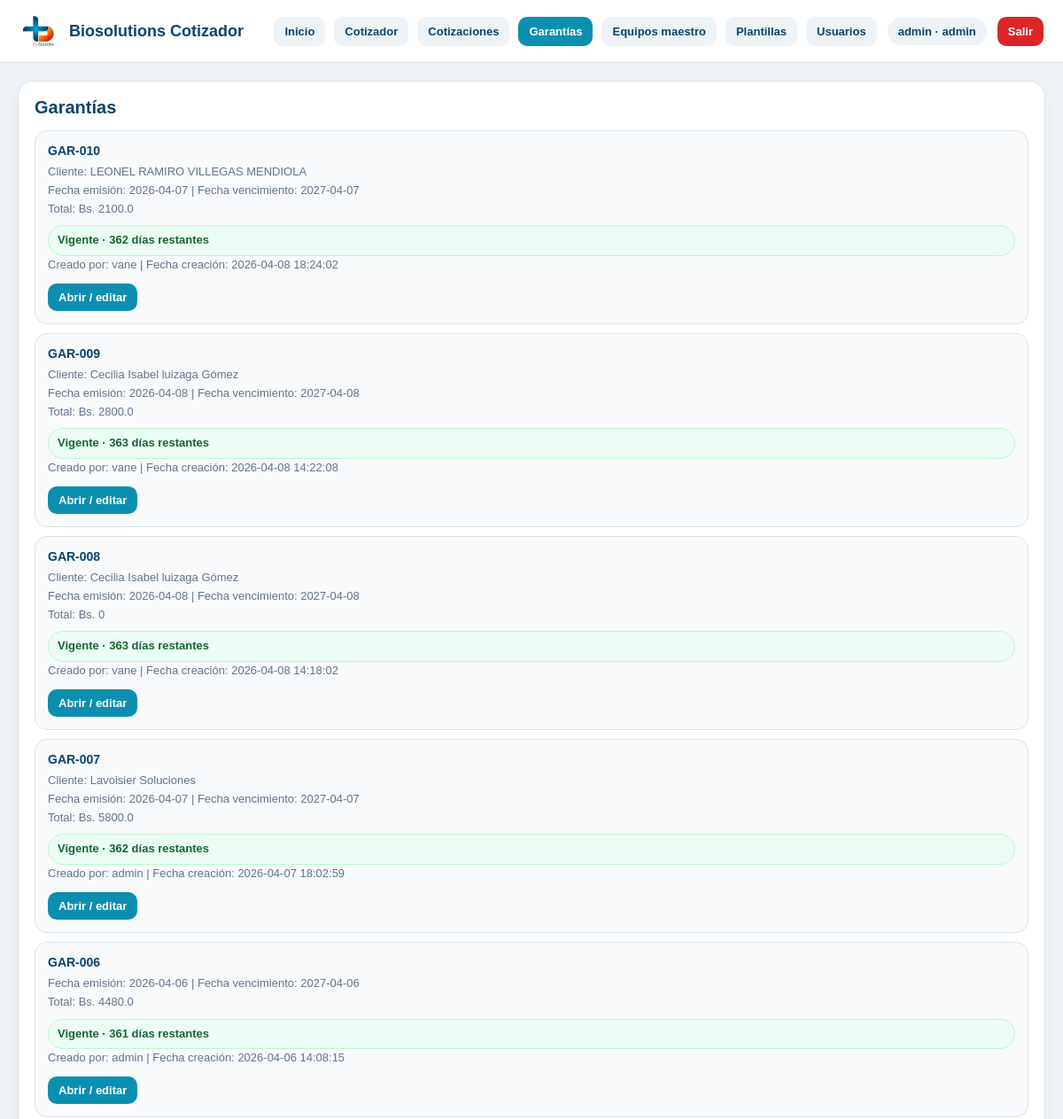
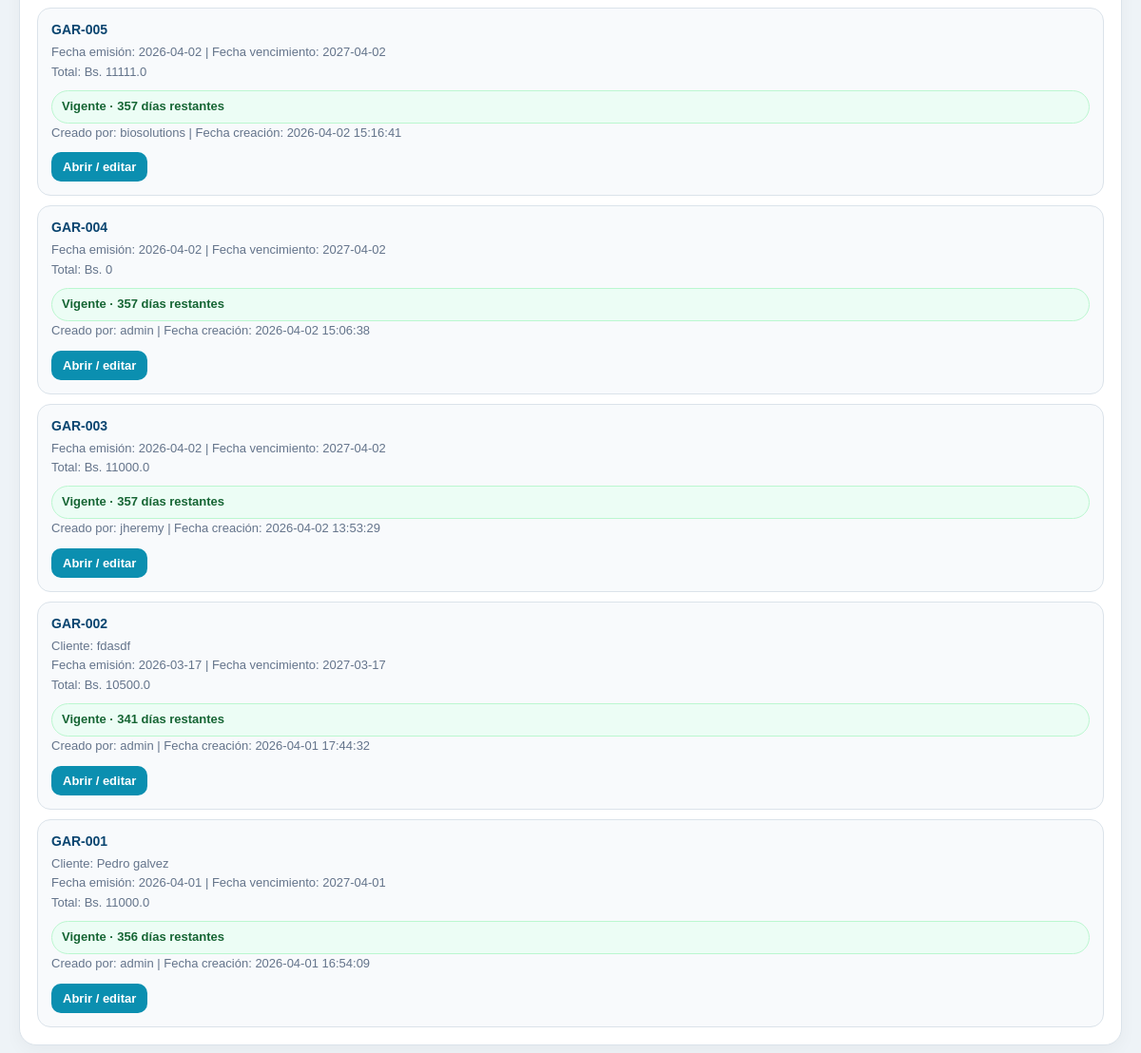
The page /garantias (signed in) on the database its author committed (2 pictures, top to bottom).
### tables this page shows
CREATE TABLE usuarios (
    id INTEGER PRIMARY KEY AUTOINCREMENT,
    username TEXT NOT NULL UNIQUE,
    password_hash TEXT NOT NULL,
    nombre TEXT,
    rol TEXT NOT NULL DEFAULT 'editor',
    activo INTEGER NOT NULL DEFAULT 1,
    creado_en TEXT NOT NULL DEFAULT CURRENT_TIMESTAMP
);

CREATE TABLE garantias (
            id INTEGER PRIMARY KEY AUTOINCREMENT,
            cotizacion_id INTEGER NOT NULL,
            numero_garantia TEXT,
            fecha_emision TEXT,
            fecha_vencimiento TEXT,
            cliente_nombre TEXT,
            cliente_documento TEXT,
            texto_garantia TEXT,
            total REAL DEFAULT 0,
            payload_json TEXT,
            creado_por_user_id INTEGER,
            actualizado_por_user_id INTEGER,
            creado_en TEXT DEFAULT CURRENT_TIMESTAMP,
            actualizado_en TEXT DEFAULT CURRENT_TIMESTAMP
        );

### app.py (the view)
@app.route("/garantias")
@login_required
def garantias_page():
    conn = get_db_connection()
    ensure_auth_schema(conn)
    garantias_rows = conn.execute("""
        SELECT
            g.*,
            c.numero AS cotizacion_numero,
            uc.username AS creado_por_username,
            ua.username AS actualizado_por_username
        FROM garantias g
        LEFT JOIN cotizaciones c ON c.id = g.cotizacion_id
        LEFT JOIN usuarios uc ON uc.id = g.creado_por_user_id
        LEFT JOIN usuarios ua ON ua.id = g.actualizado_por_user_id
        ORDER BY g.id DESC
    """).fetchall()
    garantias = []
    for row in garantias_rows:
        item = dict(row)
        item["estado_calculado"] = get_garantia_status(row["fecha_vencimiento"])
        item["dias_restantes"] = get_garantia_days_remaining(row["fecha_vencimiento"])
        garantias.append(item)
    conn.close()
    return render_template("garantias.html", garantias=garantias, active_page="garantias")

### app.py (called while the page is built)
def get_db_connection():
    conn = sqlite3.connect(DB_PATH, timeout=10)
    conn.row_factory = sqlite3.Row
    return conn

def ensure_payload_json_column(conn):
    columns = conn.execute("PRAGMA table_info(cotizaciones)").fetchall()
    column_names = [col["name"] for col in columns]
    if "payload_json" not in column_names:
        conn.execute("ALTER TABLE cotizaciones ADD COLUMN payload_json TEXT")
        conn.commit()

def ensure_users_table(conn):
    conn.execute("""
        CREATE TABLE IF NOT EXISTS usuarios (
            id INTEGER PRIMARY KEY AUTOINCREMENT,
            username TEXT NOT NULL UNIQUE,
            password_hash TEXT NOT NULL,
            nombre TEXT,
            rol TEXT NOT NULL DEFAULT 'editor',
            activo INTEGER NOT NULL DEFAULT 1,
            creado_en TEXT NOT NULL DEFAULT CURRENT_TIMESTAMP
        )
    """)
    conn.commit()

def ensure_cotizacion_documental_column(conn):
    columns = conn.execute("PRAGMA table_info(cotizaciones)").fetchall()
    column_names = [col["name"] for col in columns]
    if "estado_documental" not in column_names:
        conn.execute("ALTER TABLE cotizaciones ADD COLUMN estado_documental TEXT DEFAULT 'borrador'")
        conn.commit()

def ensure_cotizaciones_audit_columns(conn):
    columns = conn.execute("PRAGMA table_info(cotizaciones)").fetchall()
    column_names = [col["name"] for col in columns]
    if "creado_por_user_id" not in column_names:
        conn.execute("ALTER TABLE cotizaciones ADD COLUMN creado_por_user_id INTEGER")
    if "actualizado_por_user_id" not in column_names:
        conn.execute("ALTER TABLE cotizaciones ADD COLUMN actualizado_por_user_id INTEGER")
    if "creado_en" not in column_names:
        conn.execute("ALTER TABLE cotizaciones ADD COLUMN creado_en TEXT")
    if "actualizado_en" not in column_names:
        conn.execute("ALTER TABLE cotizaciones ADD COLUMN actualizado_en TEXT")
    conn.commit()

def ensure_documentos_schema(conn):
    ensure_payload_json_column(conn)
    ensure_cotizaciones_audit_columns(conn)
    ensure_cotizacion_documental_column(conn)
    ensure_entregas_table(conn)
    ensure_garantias_table(conn)

def ensure_auth_schema(conn):
    ensure_users_table(conn)
    ensure_documentos_schema(conn)

def login_required(view_func):
    @wraps(view_func)
    def wrapper(*args, **kwargs):
        if not session.get("user_id"):
            return redirect(url_for("login", next=request.path))
        return view_func(*args, **kwargs)
    return wrapper

### templates/garantias.html (shortened to what this page needs)
{% extends "base.html" %}
{% block content %}
<section class="page-card">
  <h2>Garantías</h2>
  {% if garantias %}
    <div class="lib-list">
      {% for g in garantias %}
        <div class="lib-card">
          <strong>{{ g["numero_garantia"] or "Sin número" }}</strong>
          <span>
            {% if g["cliente_nombre"] %}Cliente: {{ g["cliente_nombre"] }}{% endif %}
          </span>
          <span>
            {% if g["fecha_emision"] %}Fecha emisión: {{ g["fecha_emision"] }}{% endif %}
            {% if g["fecha_vencimiento"] %} | Fecha vencimiento: {{ g["fecha_vencimiento"] }}{% endif %}
          </span>
          <span>
            Total: Bs. {{ g["total"] or 0 }}
          </span>
          {% if g["estado_calculado"] == "vigente" %}
            <span class="status-chip vigente">Vigente{% if g["dias_restantes"] is not none %} · {{ g["dias_restantes"] }} días restantes{% endif %}</span>
          {% elif g["estado_calculado"] == "proxima_a_vencer" %}
            <span class="status-chip proxima">Próxima a vencer{% if g["dias_restantes"] is not none %} · {{ g["dias_restantes"] }} días restantes{% endif %}</span>
          {% elif g["estado_calculado"] == "vencida" %}
            <span class="status-chip vencida">Vencida{% if g["dias_restantes"] is not none %} · {{ g["dias_restantes"]|abs }} días{% endif %}</span>
          {% else %}
            <span class="status-chip">Sin fecha</span>
          {% endif %}
           <span>
            Creado por: {{ g["creado_por_username"] or "N/D" }}
            {% if g["creado_en"] %} | Fecha creación: {{ g["creado_en"] }}{% endif %}
          </span>
          <div class="actions">
            <a href="{{ url_for('garantia_detail_page', garantia_id=g['id']) }}">Abrir / editar</a>
          </div>
        </div>
      {% endfor %}
    </div>
  {% else %}
    <p class="tiny-note">Todavía no hay garantías generadas.</p>
  {% endif %}
</section>
{% endblock %}

### templates/base.html (shortened to what this page needs)
<!DOCTYPE html>
<html lang="es">
<head>
  <link rel="stylesheet" href="{{ url_for('static', filename='styles.css') }}?v=7" />
</head>
<body>
  <header class="topbar">
    <div class="topbar-left">
      <img src="{{ url_for('static', filename='logo_biosolutions.png') }}" alt="BioSolutions" class="topbar-logo">
      <div class="topbar-title">Biosolutions Cotizador</div>
    </div>
    <div class="topbar-right">
      <nav class="nav-links">
        <a href="{{ url_for('dashboard') }}" class="{% if active_page == 'inicio' %}active{% endif %}">Inicio</a>
         {% if current_role in ['admin', 'editor', 'visor'] %}
          <a href="{{ url_for('cotizador') }}" class="{% if active_page == 'cotizador' %}active{% endif %}">Cotizador</a>
          <a href="{{ url_for('cotizaciones_page') }}" class="{% if active_page == 'cotizaciones' %}active{% endif %}">Cotizaciones</a>
          <a href="{{ url_for('garantias_page') }}" class="{% if active_page == 'garantias' %}active{% endif %}">Garantías</a>
        {% endif %}
        {% if current_role in ['admin', 'editor', 'visor'] %}
          <a href="{{ url_for('equipos_page') }}" class="{% if active_page == 'equipos' %}active{% endif %}">Equipos maestro</a>
          <a href="{{ url_for('plantillas_page') }}" class="{% if active_page == 'plantillas' %}active{% endif %}">Plantillas</a>
        {% endif %}
        {% if current_role == 'admin' %}
          <a href="{{ url_for('usuarios_page') }}" class="{% if active_page == 'usuarios' %}active{% endif %}">Usuarios</a>
        {% endif %}
      </nav>
      {% if current_user %}
        <div class="user-chip">
          {{ current_user["username"] }} · {{ current_user["rol"] }}
        </div>
        <a href="{{ url_for('logout') }}" class="logout-link">Salir</a>
      {% endif %}
    </div>
  </header>
  <main class="page-shell">
    {% block content %}{% endblock %}
  </main>
</body>
</html>

### static/styles.css (style rules this page uses)
:root { --primary:#0b8fb0; --primary-dark:#0a4570; --accent:#f47c20; --text:#1f2937; --muted:#6b7280; --line:#dbe3ea; --soft:#f7fafc; --panel:#ffffff; --bg:#eef3f7; --danger:#dc2626; }
* { box-sizing:border-box }
body { margin:0; font-family:Arial, Helvetica, sans-serif; background:var(--bg); color:var(--text); }

### templates/base.html (style rules this page uses)
.topbar { display:flex; justify-content:space-between; align-items:center; gap:16px; padding:14px 22px; background:#fff; border-bottom:1px solid #dbe3ea; position:sticky; top:0; z-index:20; }
.topbar-left { display:flex; align-items:center; gap:14px; }
.topbar-logo { height:42px; width:auto; display:block; }
.topbar-title { font-size:18px; font-weight:800; color:#0a4570; }
.nav-links { display:flex; flex-wrap:wrap; gap:10px; }
.nav-links a { text-decoration:none; padding:9px 12px; border-radius:10px; background:#eef3f7; color:#0a4570; font-weight:700; font-size:13px; }
.nav-links a.active { background:#0b8fb0; color:#fff; }
.topbar-right { display:flex; align-items:center; gap:12px; flex-wrap:wrap; }
.user-chip { display:inline-flex; align-items:center; gap:8px; background:#eef3f7; color:#0a4570; border-radius:999px; padding:8px 12px; font-size:13px; font-weight:700; }
.logout-link { text-decoration:none; background:#dc2626; color:#fff; padding:9px 12px; border-radius:10px; font-size:13px; font-weight:700; }
.page-shell { padding:20px; }

### templates/garantias.html (style rules this page uses)
.page-card { background:#fff; border:1px solid #dbe3ea; border-radius:18px; padding:18px; box-shadow:0 6px 18px rgba(0,0,0,.04); }
.page-card h2 { margin:0 0 14px; color:#0a4570; font-size:20px; }
.lib-list { display:grid; gap:10px; }
.lib-card { border:1px solid #dbe3ea; border-radius:14px; padding:14px; background:#f8fafc; }
.lib-card strong { display:block; margin-bottom:6px; color:#0a4570; font-size:14px; }
.lib-card span { display:block; font-size:13px; color:#64748b; line-height:1.6; }
.status-chip { display:inline-flex; align-items:center; gap:6px; border-radius:999px; padding:6px 10px; font-size:12px; font-weight:700; margin-top:8px; }
.status-chip.vigente { background:#ecfdf5; color:#166534; border:1px solid #bbf7d0; }
.actions { margin-top:10px; display:flex; gap:8px; flex-wrap:wrap; }
.actions a { text-decoration:none; background:#0b8fb0; color:#fff; padding:8px 12px; border-radius:10px; font-size:13px; font-weight:700; }

### rows shown on the page
usuarios: username "admin", rol "admin"
garantias: numero_garantia "GAR-010", cliente_nombre "LEONEL RAMIRO VILLEGAS MENDIOLA", fecha_emision "2026-04-07", fecha_vencimiento "2027-04-07", total "2100.0", dias_restantes "362", username "vane", creado_en "2026-04-08 18:24:02"
garantias: numero_garantia "GAR-009", cliente_nombre "Cecilia Isabel luizaga Gómez", fecha_emision "2026-04-08", fecha_vencimiento "2027-04-08", total "2800.0", dias_restantes "363", username "vane", creado_en "2026-04-08 14:22:08"
garantias: numero_garantia "GAR-008", cliente_nombre "Cecilia Isabel luizaga Gómez", fecha_emision "2026-04-08", fecha_vencimiento "2027-04-08", total "0", dias_restantes "363", username "vane", creado_en "2026-04-08 14:18:02"
garantias: numero_garantia "GAR-007", cliente_nombre "Lavoisier Soluciones", fecha_emision "2026-04-07", fecha_vencimiento "2027-04-07", total "5800.0", dias_restantes "362", username "admin", creado_en "2026-04-07 18:02:59"
garantias: numero_garantia "GAR-006", fecha_emision "2026-04-06", fecha_vencimiento "2027-04-06", total "4480.0", dias_restantes "361", username "admin", creado_en "2026-04-06 14:08:15"
garantias: numero_garantia "GAR-005", fecha_emision "2026-04-02", fecha_vencimiento "2027-04-02", total "11111.0", dias_restantes "357", username "biosolutions", creado_en "2026-04-02 15:16:41"
garantias: numero_garantia "GAR-004", fecha_emision "2026-04-02", fecha_vencimiento "2027-04-02", total "0", dias_restantes "357", username "admin", creado_en "2026-04-02 15:06:38"
garantias: numero_garantia "GAR-003", fecha_emision "2026-04-02", fecha_vencimiento "2027-04-02", total "11000.0", dias_restantes "357", username "jheremy", creado_en "2026-04-02 13:53:29"
garantias: numero_garantia "GAR-002", cliente_nombre "fdasdf", fecha_emision "2026-03-17", fecha_vencimiento "2027-03-17", total "10500.0", dias_restantes "341", username "admin", creado_en "2026-04-01 17:44:32"
garantias: numero_garantia "GAR-001", cliente_nombre "Pedro galvez", fecha_emision "2026-04-01", fecha_vencimiento "2027-04-01", total "11000.0", dias_restantes "356", username "admin", creado_en "2026-04-01 16:54:09"
